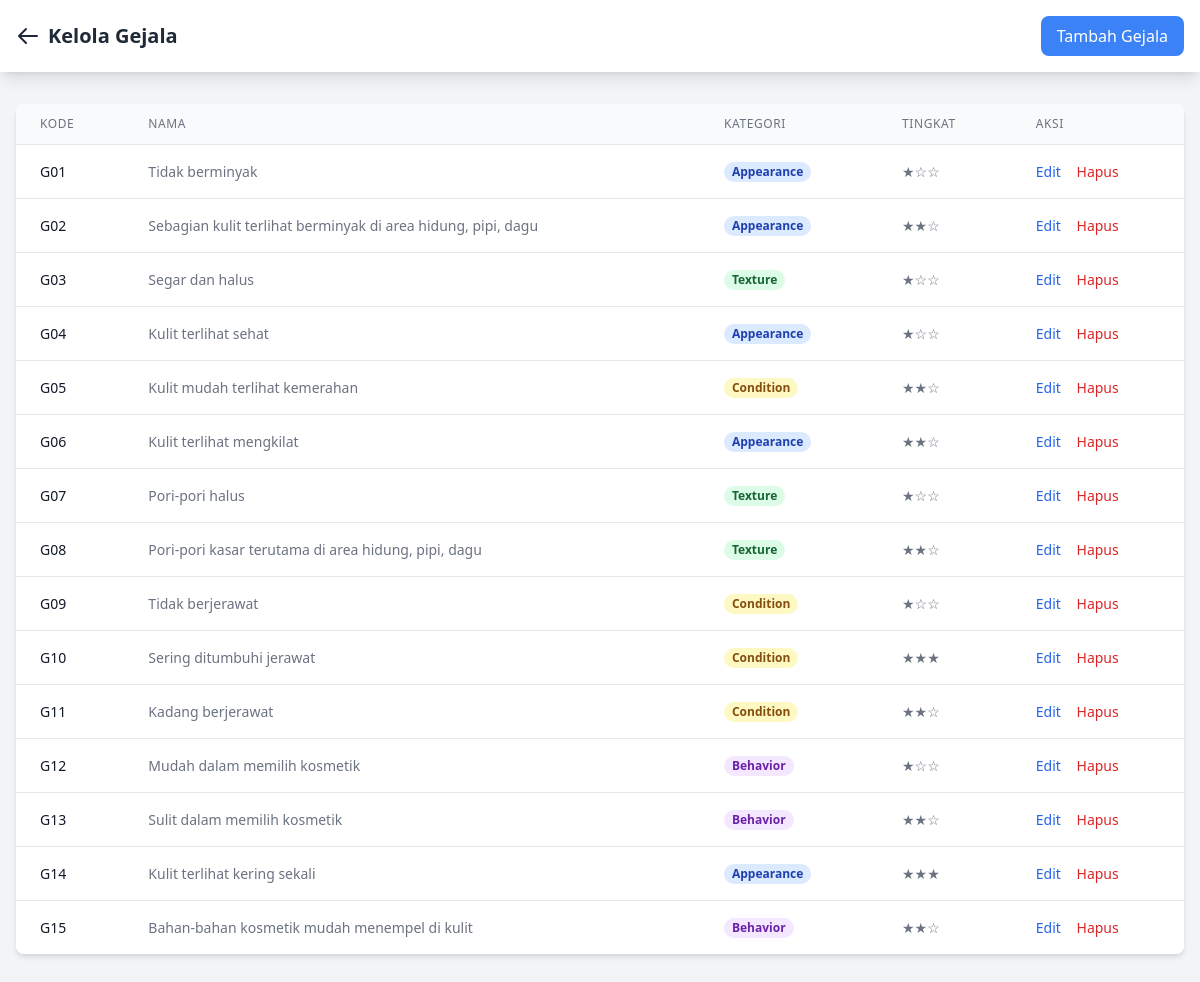
The page /admin/manage_symptoms.php (signed in) on the database its author committed.
### tables this page shows
CREATE TABLE IF NOT EXISTS symptoms (
    id INT AUTO_INCREMENT PRIMARY KEY,
    code VARCHAR(10) NOT NULL UNIQUE,
    name VARCHAR(255) NOT NULL,
    description TEXT,
    category ENUM('Appearance', 'Texture', 'Condition', 'Behavior') NOT NULL,
    severity INT DEFAULT 1,
    created_at TIMESTAMP DEFAULT CURRENT_TIMESTAMP,
    updated_at TIMESTAMP DEFAULT CURRENT_TIMESTAMP ON UPDATE CURRENT_TIMESTAMP
);

### admin/manage_symptoms.php (the view, shortened to what this page needs)
<?php
require_once '../config/database.php';
$stmt = $db->query("SELECT * FROM symptoms ORDER BY code");
$symptoms = $stmt->fetchAll();
?>
<!DOCTYPE html>
<html lang="en">
<head>
    <script src="https://cdn.tailwindcss.com"></script>
</head>
<body class="bg-gray-100">
    <nav class="bg-white shadow-lg">
        <div class="max-w-7xl mx-auto px-4">
            <div class="flex justify-between items-center py-4">
                <div class="flex items-center">
                    <a href="dashboard.php" class="text-gray-800 hover:text-blue-500">
                        <svg class="w-6 h-6 mr-2" fill="none" stroke="currentColor" viewBox="0 0 24 24">
                            <path stroke-linecap="round" stroke-linejoin="round" stroke-width="2" d="M10 19l-7-7m0 0l7-7m-7 7h18"></path>
                        </svg>
                    </a>
                    <span class="text-xl font-semibold text-gray-800">Kelola Gejala</span>
                </div>
                <div class="flex items-center space-x-4">
                    <button onclick="showAddModal()" class="bg-blue-500 text-white px-4 py-2 rounded-lg hover:bg-blue-600">
                        Tambah Gejala
                    </button>
                </div>
            </div>
        </div>
    </nav>
    <div class="max-w-7xl mx-auto px-4 py-8">
        <div class="bg-white rounded-lg shadow-md overflow-hidden">
            <table class="min-w-full divide-y divide-gray-200">
                <thead class="bg-gray-50">
                    <tr>
                        <th class="px-6 py-3 text-left text-xs font-medium text-gray-500 uppercase tracking-wider">Kode</th>
                        <th class="px-6 py-3 text-left text-xs font-medium text-gray-500 uppercase tracking-wider">Nama</th>
                        <th class="px-6 py-3 text-left text-xs font-medium text-gray-500 uppercase tracking-wider">Kategori</th>
                        <th class="px-6 py-3 text-left text-xs font-medium text-gray-500 uppercase tracking-wider">Tingkat</th>
                        <th class="px-6 py-3 text-left text-xs font-medium text-gray-500 uppercase tracking-wider">Aksi</th>
                    </tr>
                </thead>
                <tbody class="bg-white divide-y divide-gray-200">
                    <?php foreach ($symptoms as $symptom): ?>
                    <tr>
                        <td class="px-6 py-4 whitespace-nowrap text-sm font-medium text-gray-900">
                            <?php echo htmlspecialchars($symptom['code']); ?>
                        </td>
                        <td class="px-6 py-4 text-sm text-gray-500">
                            <?php echo htmlspecialchars($symptom['name']); ?>
                        </td>
                        <td class="px-6 py-4 whitespace-nowrap text-sm text-gray-500">
                            <span class="px-2 inline-flex text-xs leading-5 font-semibold rounded-full
                                <?php
                                switch($symptom['category']) {
                                    case 'Appearance': echo 'bg-blue-100 text-blue-800'; break;
                                    case 'Texture': echo 'bg-green-100 text-green-800'; break;
                                    case 'Condition': echo 'bg-yellow-100 text-yellow-800'; break;
                                    case 'Behavior': echo 'bg-purple-100 text-purple-800'; break;
                                }
                                ?>">
                                <?php echo htmlspecialchars($symptom['category']); ?>
                            </span>
                        </td>
                        <td class="px-6 py-4 whitespace-nowrap text-sm text-gray-500">
                            <?php
                            $severity = (int)$symptom['severity'];
                            echo str_repeat('★', $severity) . str_repeat('☆', 3 - $severity);
                            ?>
                        </td>
                        <td class="px-6 py-4 whitespace-nowrap text-sm font-medium">
                            <button onclick="showEditModal(<?php echo htmlspecialchars(json_encode($symptom)); ?>)"
                                    class="text-blue-600 hover:text-blue-900 mr-3">Edit</button>
                            <button onclick="confirmDelete(<?php echo $symptom['id']; ?>, '<?php echo $symptom['code']; ?>')"
                                    class="text-red-600 hover:text-red-900">Hapus</button>
                        </td>
                    </tr>
                    <?php endforeach; ?>
                </tbody>
            </table>
        </div>
    </div>
</body>
</html>

### rows shown on the page
symptoms: code "G01", name "Tidak berminyak", category "Appearance", severity "★", severity "☆☆"
symptoms: code "G02", name "Sebagian kulit terlihat berminyak di area hidung, pipi, dagu", category "Appearance", severity "★★", severity "☆"
symptoms: code "G03", name "Segar dan halus", category "Texture", severity "★", severity "☆☆"
symptoms: code "G04", name "Kulit terlihat sehat", category "Appearance", severity "★", severity "☆☆"
symptoms: code "G05", name "Kulit mudah terlihat kemerahan", category "Condition", severity "★★", severity "☆"
symptoms: code "G06", name "Kulit terlihat mengkilat", category "Appearance", severity "★★", severity "☆"
symptoms: code "G07", name "Pori-pori halus", category "Texture", severity "★", severity "☆☆"
symptoms: code "G08", name "Pori-pori kasar terutama di area hidung, pipi, dagu", category "Texture", severity "★★", severity "☆"
symptoms: code "G09", name "Tidak berjerawat", category "Condition", severity "★", severity "☆☆"
symptoms: code "G10", name "Sering ditumbuhi jerawat", category "Condition", severity "★★★"
symptoms: code "G11", name "Kadang berjerawat", category "Condition", severity "★★", severity "☆"
symptoms: code "G12", name "Mudah dalam memilih kosmetik", category "Behavior", severity "★", severity "☆☆"
symptoms: code "G13", name "Sulit dalam memilih kosmetik", category "Behavior", severity "★★", severity "☆"
symptoms: code "G14", name "Kulit terlihat kering sekali", category "Appearance", severity "★★★"
symptoms: code "G15", name "Bahan-bahan kosmetik mudah menempel di kulit", category "Behavior", severity "★★", severity "☆"
